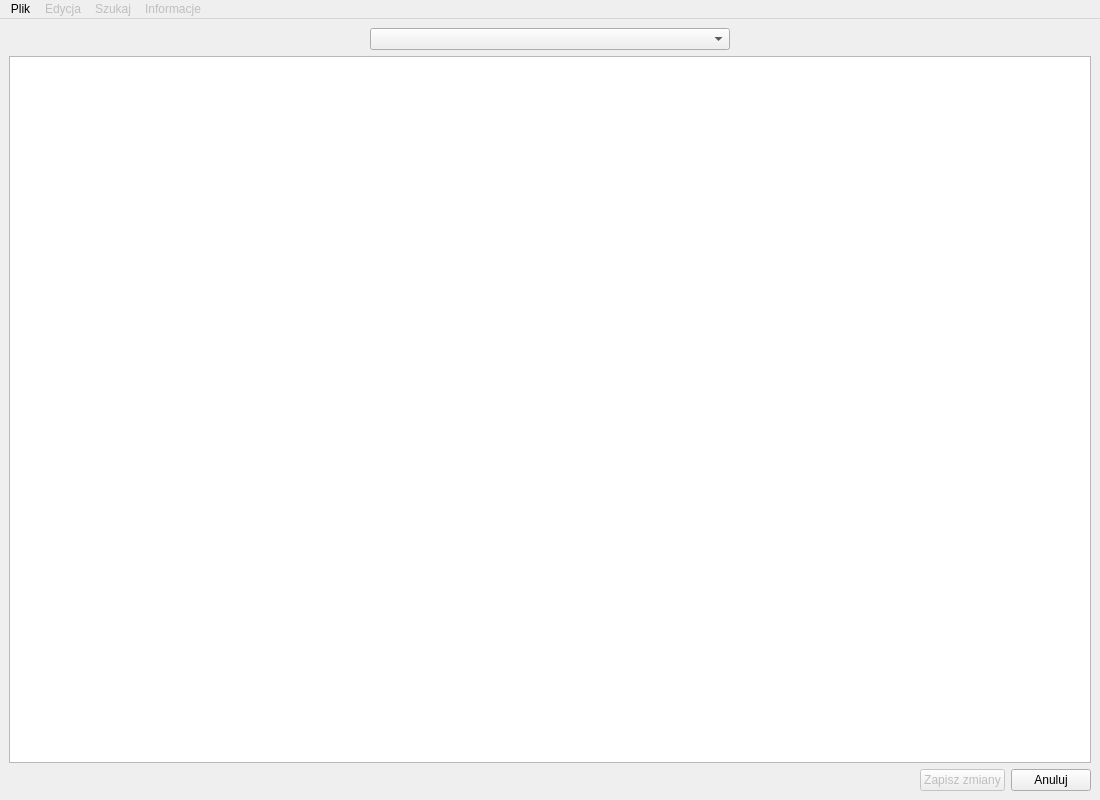
<?xml version="1.0" encoding="UTF-8"?>
<ui version="4.0">
 <class>MainWindow_modify_data</class>
 <widget class="QMainWindow" name="MainWindow_modify_data">
  <property name="windowModality">
   <enum>Qt::ApplicationModal</enum>
  </property>
  <property name="geometry">
   <rect>
    <x>0</x>
    <y>0</y>
    <width>1100</width>
    <height>800</height>
   </rect>
  </property>
  <property name="minimumSize">
   <size>
    <width>1100</width>
    <height>800</height>
   </size>
  </property>
  <property name="windowTitle">
   <string>Modyfikuj dane</string>
  </property>
  <widget class="QWidget" name="centralwidget">
   <layout class="QVBoxLayout" name="verticalLayout">
    <item>
     <layout class="QHBoxLayout" name="horizontalLayout">
      <item>
       <spacer name="horizontalSpacer_4">
        <property name="orientation">
         <enum>Qt::Horizontal</enum>
        </property>
        <property name="sizeHint" stdset="0">
         <size>
          <width>40</width>
          <height>20</height>
         </size>
        </property>
       </spacer>
      </item>
      <item>
       <widget class="QComboBox" name="comboBox_Select_Data">
        <property name="sizePolicy">
         <sizepolicy hsizetype="MinimumExpanding" vsizetype="Fixed">
          <horstretch>0</horstretch>
          <verstretch>0</verstretch>
         </sizepolicy>
        </property>
        <property name="layoutDirection">
         <enum>Qt::LeftToRight</enum>
        </property>
        <property name="placeholderText">
         <string>Wybierz dane do edycji...</string>
        </property>
       </widget>
      </item>
      <item>
       <spacer name="horizontalSpacer_5">
        <property name="orientation">
         <enum>Qt::Horizontal</enum>
        </property>
        <property name="sizeHint" stdset="0">
         <size>
          <width>40</width>
          <height>20</height>
         </size>
        </property>
       </spacer>
      </item>
     </layout>
    </item>
    <item>
     <widget class="QTableView" name="tableView_Data_Frame">
      <property name="layoutDirection">
       <enum>Qt::LeftToRight</enum>
      </property>
     </widget>
    </item>
    <item>
     <layout class="QHBoxLayout" name="horizontalLayout_2">
      <item>
       <spacer name="horizontalSpacer_3">
        <property name="orientation">
         <enum>Qt::Horizontal</enum>
        </property>
        <property name="sizeHint" stdset="0">
         <size>
          <width>40</width>
          <height>20</height>
         </size>
        </property>
       </spacer>
      </item>
      <item>
       <widget class="QPushButton" name="pushButton_Save">
        <property name="enabled">
         <bool>false</bool>
        </property>
        <property name="text">
         <string>Zapisz zmiany</string>
        </property>
       </widget>
      </item>
      <item>
       <widget class="QPushButton" name="pushButton_Cancel">
        <property name="text">
         <string>Anuluj</string>
        </property>
       </widget>
      </item>
     </layout>
    </item>
   </layout>
  </widget>
  <widget class="QMenuBar" name="menubar">
   <property name="geometry">
    <rect>
     <x>0</x>
     <y>0</y>
     <width>1100</width>
     <height>22</height>
    </rect>
   </property>
   <widget class="QMenu" name="menu_File">
    <property name="title">
     <string>Plik</string>
    </property>
    <addaction name="action_Save_as"/>
    <addaction name="separator"/>
    <addaction name="action_Exit"/>
   </widget>
   <widget class="QMenu" name="menu_Edit">
    <property name="enabled">
     <bool>false</bool>
    </property>
    <property name="title">
     <string>Edycja</string>
    </property>
    <addaction name="action_Change_Headers"/>
    <addaction name="action_Change_Data_Type"/>
    <addaction name="action_Change"/>
    <addaction name="action_Get_Dummies"/>
    <addaction name="separator"/>
    <addaction name="action_Delete_Nan"/>
    <addaction name="action_Delete"/>
   </widget>
   <widget class="QMenu" name="menu_Info">
    <property name="enabled">
     <bool>false</bool>
    </property>
    <property name="title">
     <string>Informacje</string>
    </property>
    <addaction name="action_More_Info"/>
   </widget>
   <widget class="QMenu" name="menu_Search">
    <property name="enabled">
     <bool>false</bool>
    </property>
    <property name="title">
     <string>Szukaj</string>
    </property>
    <addaction name="action_Search"/>
   </widget>
   <addaction name="menu_File"/>
   <addaction name="menu_Edit"/>
   <addaction name="menu_Search"/>
   <addaction name="menu_Info"/>
  </widget>
  <action name="action_Exit">
   <property name="text">
    <string>Zakończ</string>
   </property>
   <property name="shortcut">
    <string>Ctrl+F4</string>
   </property>
  </action>
  <action name="action_Save_as">
   <property name="enabled">
    <bool>false</bool>
   </property>
   <property name="text">
    <string>Zapisz jako...</string>
   </property>
   <property name="shortcut">
    <string>Ctrl+S</string>
   </property>
  </action>
  <action name="action_Change">
   <property name="text">
    <string>Zamień </string>
   </property>
   <property name="shortcut">
    <string>Ctrl+H</string>
   </property>
  </action>
  <action name="action_Delete_Nan">
   <property name="text">
    <string>Usuń NaN</string>
   </property>
   <property name="shortcut">
    <string>Ctrl+N</string>
   </property>
  </action>
  <action name="action_Change_Headers">
   <property name="text">
    <string>Zmień nagłówki</string>
   </property>
   <property name="shortcut">
    <string>Ctrl+L</string>
   </property>
  </action>
  <action name="action_Change_Data_Type">
   <property name="text">
    <string>Zmień typ danych</string>
   </property>
   <property name="shortcut">
    <string>Ctrl+T</string>
   </property>
  </action>
  <action name="action_Get_Dummies">
   <property name="text">
    <string>Rozdziel dane</string>
   </property>
   <property name="shortcut">
    <string>Ctrl+G</string>
   </property>
  </action>
  <action name="action_More_Info">
   <property name="checkable">
    <bool>true</bool>
   </property>
   <property name="text">
    <string>Informacje dodatkowe</string>
   </property>
   <property name="shortcut">
    <string>Ctrl+I</string>
   </property>
  </action>
  <action name="action_Search">
   <property name="text">
    <string>Szukaj</string>
   </property>
   <property name="shortcut">
    <string>Ctrl+F</string>
   </property>
  </action>
  <action name="action_Delete">
   <property name="text">
    <string>Usuń</string>
   </property>
   <property name="shortcut">
    <string>Ctrl+D</string>
   </property>
  </action>
 </widget>
 <resources>
  <include location="../../images/app-icon/app-icon.qrc"/>
 </resources>
 <connections/>
</ui>
